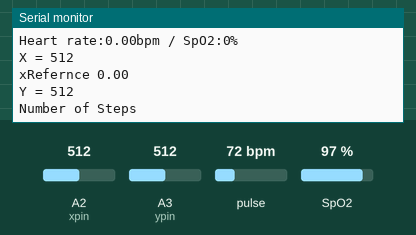
Bench run of a sketch on a simulated Arduino Uno, built with avr-gcc and run on an emulated ATmega328P. On the bench: the last lines printed to the serial monitor. The inputs (shaded band) are chosen by the test bench; at power-on: pulse 72 bpm, A2 (xpin) = 512, A3 (ypin) = 512, SpO2 97 %.

Above: at 1.2 s.
1.3 s: pulse set to 42 bpm
At 2.7 s:
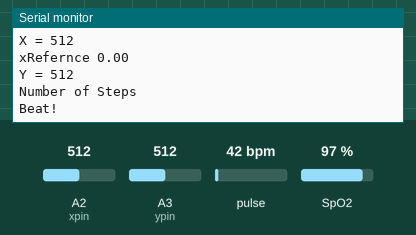
2.8 s: A2 (xpin) set to 716
At 3.6 s:
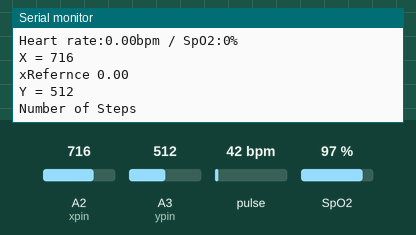
4.3 s: A3 (ypin) set to 716
At 5.6 s:
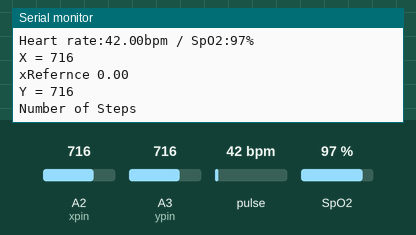
5.8 s: SpO2 set to 100 %
At 10.1 s:
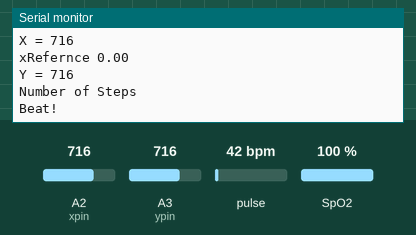
10.3 s: A2 (xpin) set to 992
At 11.7 s:
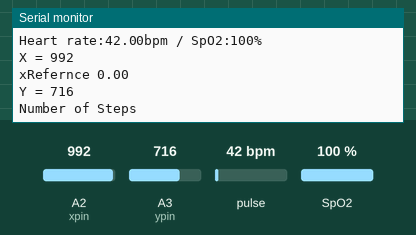
11.8 s: A3 (ypin) set to 992
At 12.37 s:
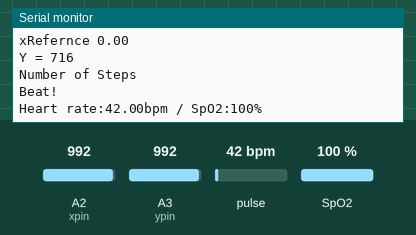
Timing chart, 0 to 14.3 s (numbered marks = the images above; inputs shaded):
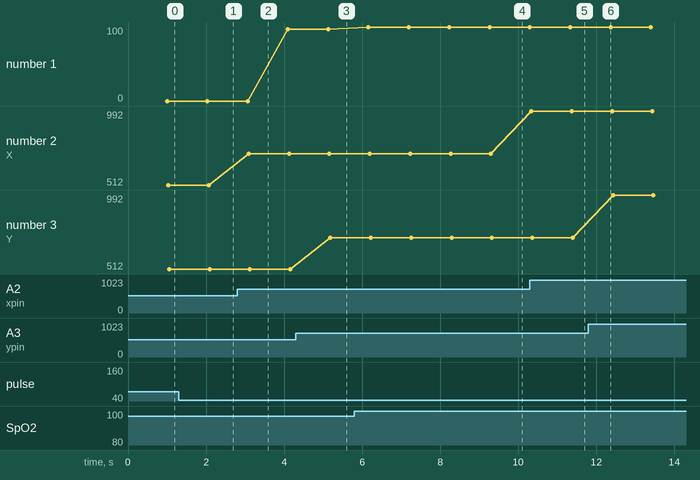

Measured:
- the behaviour switches between 99 and 100 % on SpO2 (found by bisection; images 3 and 4)
- after the input at 2.8 s, the serial monitor: prints a new line after 0.30 s (image 2)
- after the input at 4.3 s, the serial monitor: prints a new line after 0.89 s (image 3)
- after the input at 5.8 s, the serial monitor: prints a new line after 0.36 s (image 4)
- after the input at 10.3 s, the serial monitor: prints a new line at once (image 5)
- plotted number 1: 97 → 100 after the input at 5.8 s
- plotted number 2: 512 → 716 after the input at 2.8 s, 716 → 992 after the input at 10.3 s

The sketch:

HeartRateWORKING.ino
```cpp
//#include <LiquidCrystal.h>
#include <Wire.h>
#include "MAX30100_PulseOximeter.h"
#include <SoftwareSerial.h>
 SoftwareSerial bt05(11,10);
 int xpin = A2;
 int ypin = A3;
 //int zpin = A1;
 int xValue;
 int yValue;

int microsTimer = 0;
int stepPeriod = 20000;

bool xHigh;
bool xLow;

bool yHigh;
bool yLow;

bool pastTestTime = false;
int lastStep = 0;
int currentStep = 0;
int stepCount = 0;

int xHCompare, xLCompare;

int swingRange = 20;

float xRefernce;
float yRefernce;

int xTotal, yTotal;

int twoStep =0;
void stepCounter();
int numSteps;
//LiquidCrystal lcd(13, 12, 11, 10, 9, 8);

#define REPORTING_PERIOD_MS     1000

PulseOximeter pox;
uint32_t tsLastReport = 0;

void onBeatDetected()
{
    Serial.println("Beat!");
}

void setup()
{
    Serial.begin(9600);
    bt05.begin(9600);
    Serial.print("Initializing pulse oximeter..");

    if (!pox.begin()) {
        Serial.println("FAILED");
        for(;;);
    } else {
        Serial.println("SUCCESS");
    }
     pox.setIRLedCurrent(MAX30100_LED_CURR_7_6MA);

    // Register a callback for the beat detection
    pox.setOnBeatDetectedCallback(onBeatDetected);
}

void loop()
{
    // Make sure to call update as fast as possible
    pox.update();
    if (millis() - tsLastReport > REPORTING_PERIOD_MS) {
        Serial.print("Heart rate:");
        Serial.print(pox.getHeartRate());
        Serial.print("bpm / SpO2:");
        Serial.print(pox.getSpO2());
        Serial.println("%");
        stepCounter();
        String HRstring = "";
        HRstring.concat(pox.getHeartRate());

        int totalSteps;
        totalSteps += numSteps;
        Serial.println("");
        Serial.println("Number of Steps" +numSteps);

        String totalStepsString = "";
        totalStepsString.concat(totalStepsString);
        bt05.println("{\"dist\":" + totalStepsString + "}");
        //bt05.println("{\"HR\":" + HRstring + "}");
        //bt05.print("{\"HR\":");
        //bt05.print(HRstring);
        //bt05.print(",\"dist\":");
        //bt05.print(numSteps);
        //bt05.println("}");
        //bt05.print(pox.getHeartRate());
        //bt05.print("'");


        tsLastReport = millis();
    }
}

void stepCounter(){

    if(micros() < 100)
    xRefernce = analogRead(xpin);

    xHCompare = xRefernce + swingRange;
    xLCompare = xRefernce - swingRange;

    xValue = analogRead(xpin);
    yValue = analogRead(ypin);

    Serial.print("X = ");
    Serial.println(xValue);
    Serial.print("xRefernce ");
    Serial.println(xRefernce);
    Serial.print("Y = ");
    Serial.println(yValue);


    if(xValue > xHCompare){
       xHigh = true;
       //Serial.println("HIGH!!!!!!!!!!!!!!!!!!");
    }
    if(xValue < xLCompare){
       xLow = true;
       //Serial.println("LOW!!!!!!!!!!!!!!!!!!");
    }
    if(xLow == true && xHigh == true){
      if(micros() - microsTimer >= stepPeriod){
        microsTimer = micros();
        xLow = false;
        xHigh = false;
        currentStep = 1;
        //if(lastStep != currentStep){
          twoStep += currentStep;
          if(twoStep == 2){
            stepCount = 1;
             twoStep = 0;
             numSteps = 1;             //numSteps.concat(stepCount);
             stepCount = 1;
          //}
        }
      }
    }

      else{
        currentStep = 0;
        numSteps = 0;
        //xLow = false;
        //xHigh = false;

      }
    lastStep == currentStep;

    //String stepcount = "";
    //stepcounter.concat(stepCount);
    //Serial.println("Step counter " + stepcounter);
    //Serial.println("");

 }
```

License.ino
```cpp
// (licence header left out)

```
